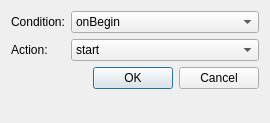
<?xml version="1.0" encoding="UTF-8"?>
<ui version="4.0">
 <class>QnstDBind</class>
 <widget class="QDialog" name="QnstDBind">
  <property name="geometry">
   <rect>
    <x>0</x>
    <y>0</y>
    <width>270</width>
    <height>123</height>
   </rect>
  </property>
  <property name="windowTitle">
   <string>Link</string>
  </property>
  <layout class="QFormLayout" name="formLayout">
   <item row="0" column="0">
    <widget class="QLabel" name="lcondition">
     <property name="text">
      <string>Condition:</string>
     </property>
    </widget>
   </item>
   <item row="2" column="0">
    <widget class="QLabel" name="laction">
     <property name="text">
      <string>Action:</string>
     </property>
    </widget>
   </item>
   <item row="0" column="1">
    <widget class="QComboBox" name="ccondition">
     <item>
      <property name="text">
       <string>onBegin</string>
      </property>
     </item>
     <item>
      <property name="text">
       <string>onEnd</string>
      </property>
     </item>
     <item>
      <property name="text">
       <string>onSet</string>
      </property>
     </item>
     <item>
      <property name="text">
       <string>onSelection</string>
      </property>
     </item>
     <item>
      <property name="text">
       <string>onKeySelection</string>
      </property>
     </item>
     <item>
      <property name="text">
       <string>onAbort</string>
      </property>
     </item>
     <item>
      <property name="text">
       <string>onPause</string>
      </property>
     </item>
    </widget>
   </item>
   <item row="2" column="1">
    <widget class="QComboBox" name="caction">
     <item>
      <property name="text">
       <string>start</string>
      </property>
     </item>
     <item>
      <property name="text">
       <string>startDelay</string>
      </property>
     </item>
     <item>
      <property name="text">
       <string>stop</string>
      </property>
     </item>
     <item>
      <property name="text">
       <string>set</string>
      </property>
     </item>
     <item>
      <property name="text">
       <string>pause</string>
      </property>
     </item>
     <item>
      <property name="text">
       <string>resume</string>
      </property>
     </item>
     <item>
      <property name="text">
       <string>abort</string>
      </property>
     </item>
    </widget>
   </item>
   <item row="4" column="1">
    <widget class="QDialogButtonBox" name="bbox">
     <property name="orientation">
      <enum>Qt::Horizontal</enum>
     </property>
     <property name="standardButtons">
      <set>QDialogButtonBox::Cancel|QDialogButtonBox::Ok</set>
     </property>
    </widget>
   </item>
  </layout>
 </widget>
 <resources/>
 <connections>
  <connection>
   <sender>bbox</sender>
   <signal>accepted()</signal>
   <receiver>QnstDBind</receiver>
   <slot>accept()</slot>
   <hints>
    <hint type="sourcelabel">
     <x>248</x>
     <y>254</y>
    </hint>
    <hint type="destinationlabel">
     <x>157</x>
     <y>274</y>
    </hint>
   </hints>
  </connection>
  <connection>
   <sender>bbox</sender>
   <signal>rejected()</signal>
   <receiver>QnstDBind</receiver>
   <slot>reject()</slot>
   <hints>
    <hint type="sourcelabel">
     <x>316</x>
     <y>260</y>
    </hint>
    <hint type="destinationlabel">
     <x>286</x>
     <y>274</y>
    </hint>
   </hints>
  </connection>
 </connections>
</ui>
